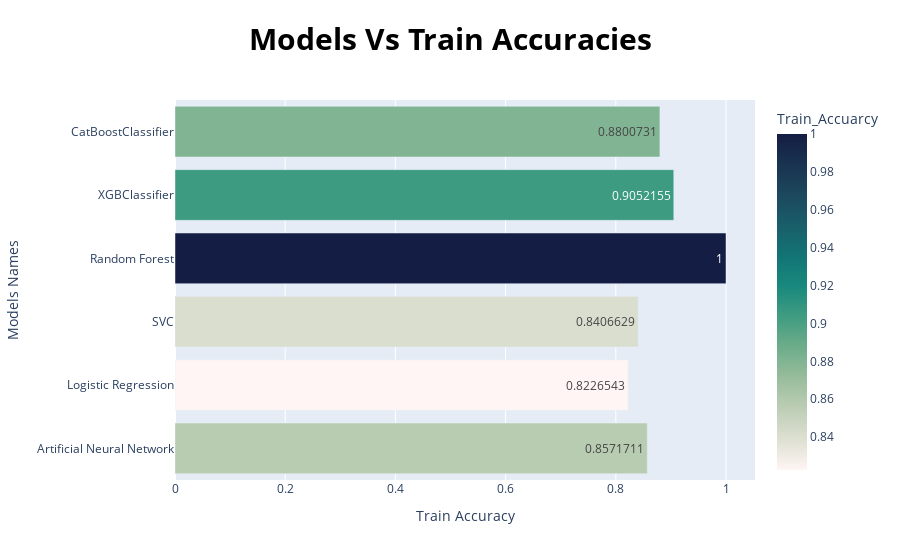
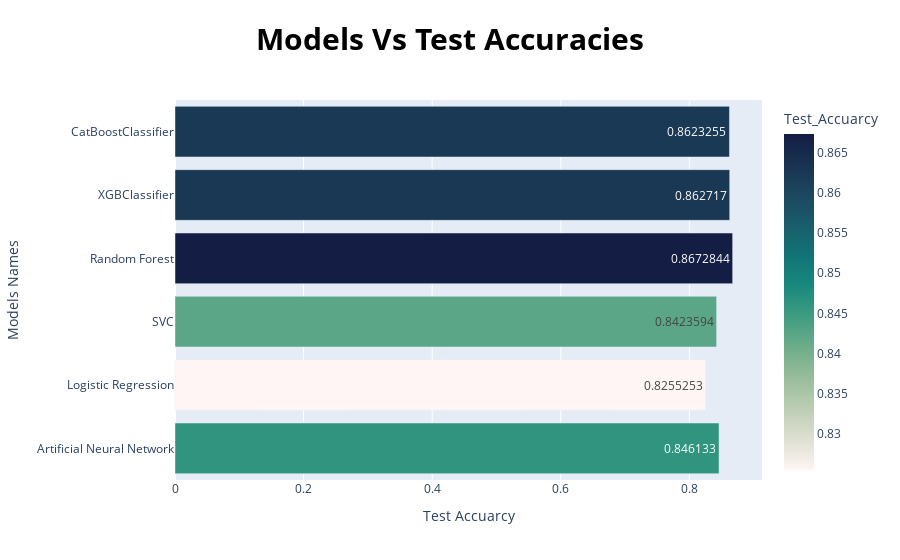

The notebook cell saved with these charts, in order:
### Code cell
fig = px.bar(all_models, x=all_models['Train_Accuarcy'], y = all_models.index ,color=all_models['Train_Accuarcy'],title="<b>"+'Models Vs Train Accuracies',text_auto= True , color_continuous_scale='tempo')
fig.update_layout(hovermode='x',title_font_size=30)
fig.update_layout(
title_font_color="black",
template="plotly",
title_font_size=30,
hoverlabel_font_size=20,
title_x=0.5,
xaxis_title='Train Accuracy',
yaxis_title='Models Names',
)
fig.show()
fig = px.bar(all_models, x=all_models['Test_Accuarcy'], y = all_models.index ,color=all_models['Test_Accuarcy'],title="<b>"+'Models Vs Test Accuracies',text_auto= True , color_continuous_scale='tempo')
fig.update_layout(hovermode='x',title_font_size=30)
fig.update_layout(
title_font_color="black",
template="plotly",
title_font_size=30,
hoverlabel_font_size=20,
title_x=0.5,
xaxis_title='Test Accuarcy',
yaxis_title='Models Names',
)
fig.show()

### Figure 1 — Plotly figure (JSON) as saved in the notebook; plotly's stock layout.template omitted (floating-point values rounded to 4 significant figures)
{"data": [{"alignmentgroup": "True", "hovertemplate": "Train_Accuarcy=%{marker.color}<br>index=%{y}<extra></extra>", "legendgroup": "", "marker": {"color": [0.8572, 0.8227, 0.8407, 1, 0.9052, 0.8801], "coloraxis": "coloraxis", "pattern": {"shape": ""}}, "name": "", "offsetgroup": "", "orientation": "h", "showlegend": false, "textposition": "auto", "texttemplate": "%{x}", "type": "bar", "x": [0.8572, 0.8227, 0.8407, 1, 0.9052, 0.8801], "xaxis": "x", "y": ["Artificial Neural Network", "Logistic Regression", "SVC", "Random Forest", "XGBClassifier", "CatBoostClassifier"], "yaxis": "y"}], "layout": {"barmode": "relative", "coloraxis": {"colorbar": {"title": {"text": "Train_Accuarcy"}}, "colorscale": [[0, "rgb(254, 245, 244)"], [0.09091, "rgb(222, 224, 210)"], [0.1818, "rgb(189, 206, 181)"], [0.2727, "rgb(153, 189, 156)"], [0.3636, "rgb(110, 173, 138)"], [0.4545, "rgb(65, 157, 129)"], [0.5455, "rgb(25, 137, 125)"], [0.6364, "rgb(18, 116, 117)"], [0.7273, "rgb(25, 94, 106)"], [0.8182, "rgb(28, 72, 93)"], [0.9091, "rgb(25, 51, 80)"], [1, "rgb(20, 29, 67)"]]}, "hoverlabel": {"font": {"size": 20}}, "hovermode": "x", "legend": {"tracegroupgap": 0}, "title": {"font": {"color": "black", "size": 30}, "text": "<b>Models Vs Train Accuracies", "x": 0.5}, "xaxis": {"anchor": "y", "domain": [0, 1], "title": {"text": "Train Accuracy"}}, "yaxis": {"anchor": "x", "domain": [0, 1], "title": {"text": "Models Names"}}}}

### Figure 2 — Plotly figure (JSON) as saved in the notebook; plotly's stock layout.template omitted (floating-point values rounded to 4 significant figures)
{"data": [{"alignmentgroup": "True", "hovertemplate": "Test_Accuarcy=%{marker.color}<br>index=%{y}<extra></extra>", "legendgroup": "", "marker": {"color": [0.8461, 0.8255, 0.8424, 0.8673, 0.8627, 0.8623], "coloraxis": "coloraxis", "pattern": {"shape": ""}}, "name": "", "offsetgroup": "", "orientation": "h", "showlegend": false, "textposition": "auto", "texttemplate": "%{x}", "type": "bar", "x": [0.8461, 0.8255, 0.8424, 0.8673, 0.8627, 0.8623], "xaxis": "x", "y": ["Artificial Neural Network", "Logistic Regression", "SVC", "Random Forest", "XGBClassifier", "CatBoostClassifier"], "yaxis": "y"}], "layout": {"barmode": "relative", "coloraxis": {"colorbar": {"title": {"text": "Test_Accuarcy"}}, "colorscale": [[0, "rgb(254, 245, 244)"], [0.09091, "rgb(222, 224, 210)"], [0.1818, "rgb(189, 206, 181)"], [0.2727, "rgb(153, 189, 156)"], [0.3636, "rgb(110, 173, 138)"], [0.4545, "rgb(65, 157, 129)"], [0.5455, "rgb(25, 137, 125)"], [0.6364, "rgb(18, 116, 117)"], [0.7273, "rgb(25, 94, 106)"], [0.8182, "rgb(28, 72, 93)"], [0.9091, "rgb(25, 51, 80)"], [1, "rgb(20, 29, 67)"]]}, "hoverlabel": {"font": {"size": 20}}, "hovermode": "x", "legend": {"tracegroupgap": 0}, "title": {"font": {"color": "black", "size": 30}, "text": "<b>Models Vs Test Accuracies", "x": 0.5}, "xaxis": {"anchor": "y", "domain": [0, 1], "title": {"text": "Test Accuarcy"}}, "yaxis": {"anchor": "x", "domain": [0, 1], "title": {"text": "Models Names"}}}}
